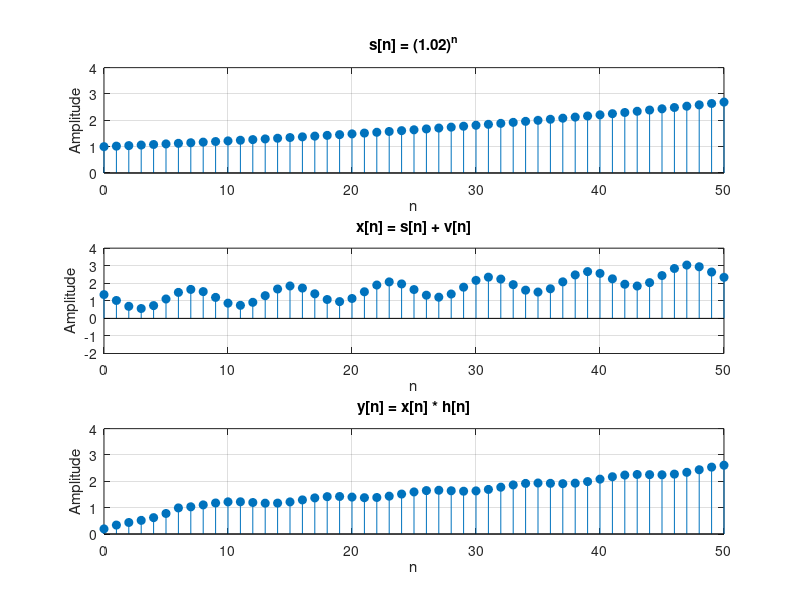

Reproduce this figure in MATLAB.
%% MovingAverageFilter.m
% 7점 이동평균(MA) 필터로 수신 신호의 잡음을 제거한다.
%   송신 신호 s[n] = (1.02)^n
%   잡음     v[n] = 0.5 cos(2πn/8 + π/4)
%   수신 신호 x[n] = s[n] + v[n]
%   필터     h[n] = (1/7) Σ_{k=0}^{6} δ[n-k],   y[n] = x[n] * h[n]

clc; clear; close all;

n = 0 : 50;

s = 1.02 .^ n;                                  % 송신 신호
v = 0.5 * cos(2 * pi * n / 8 + pi / 4);         % 잡음
x = s + v;                                      % 수신 신호

h  = ones(1, 7) / 7;                            % 7점 이동평균 필터의 임펄스 응답
y  = conv(x, h);                                % 필터 출력
ny = 0 : length(y) - 1;

% 그리기
figure('Position', [100 100 600 800]);

subplot(3, 1, 1);
stem(n, s, 'filled');
title('s[n] = (1.02)^n'); xlabel('n'); ylabel('Amplitude');
axis([0 50 0 4]); grid on;

subplot(3, 1, 2);
stem(n, x, 'filled');
title('x[n] = s[n] + v[n]'); xlabel('n'); ylabel('Amplitude');
axis([0 50 -2 4]); grid on;

subplot(3, 1, 3);
stem(ny, y, 'filled');
title('y[n] = x[n] * h[n]'); xlabel('n'); ylabel('Amplitude');
axis([0 50 0 4]); grid on;
